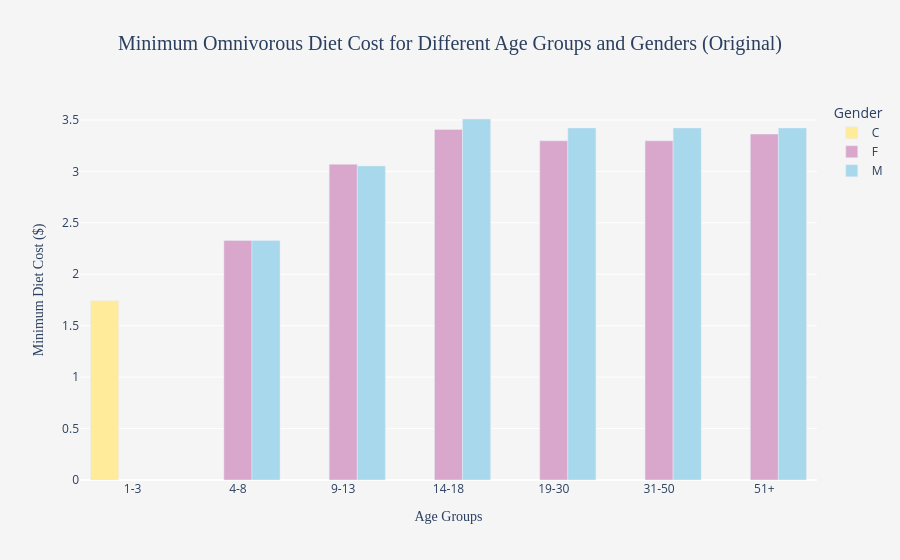

Source (notebook cell):
### Code cell
# non-static plot - Minimum Diet Cost for Different Age Groups and Genders

import plotly.express as px
import pandas as pd
import numpy as np

data = {
    'Age': ['1-3', '4-8', '4-8', '9-13', '9-13', '14-18', '14-18', '19-30', '19-30', '31-50', '31-50', '51+', '51+'],
    'Gender': ['C', 'F', 'M', 'F', 'M', 'F', 'M', 'F', 'M', 'F', 'M', 'F', 'M'],
    'Minimum Cost ($)': [1.742005, 2.327771, 2.327771, 3.069409, 3.053172, 3.406737, 3.509138, 3.297150, 3.422043, 3.297150, 3.422043, 3.363272, 3.422043]
}

df_results = pd.DataFrame(data)

fig = px.bar(df_results, x="Age", y="Minimum Cost ($)", color="Gender", 
             title="Minimum Omnivorous Diet Cost for Different Age Groups and Genders (Original)",
             labels={"Minimum Cost ($)": "Minimum Diet Cost ($)", "Age": "Age Groups"},
             color_discrete_map={"C": '#FFEB99', "F": "#D8A7CB", "M": "#A7D8EB"}) 

fig.update_layout(
    barmode='group',
    xaxis_tickangle=0,
    title_x=0.5,
    title_font=dict(size=20, family='Verdana'),
    xaxis_title_font=dict(size=14, family='Verdana'),
    yaxis_title_font=dict(size=14, family='Verdana'),
    legend_title=dict(text='Gender', font=dict(size=14)),
    legend=dict(title_font=dict(size=14)),
    plot_bgcolor='whitesmoke',  
    paper_bgcolor='whitesmoke'  
)

fig.show()

### Figure 1 — Plotly figure (JSON) as saved in the notebook; plotly's stock layout.template omitted (floating-point values rounded to 4 significant figures)
{"data": [{"hovertemplate": "Gender=C<br>Age Groups=%{x}<br>Minimum Diet Cost ($)=%{y}<extra></extra>", "legendgroup": "C", "marker": {"color": "#FFEB99", "pattern": {"shape": ""}}, "name": "C", "orientation": "v", "showlegend": true, "textposition": "auto", "x": ["1-3"], "xaxis": "x", "y": [1.742], "yaxis": "y", "type": "bar"}, {"hovertemplate": "Gender=F<br>Age Groups=%{x}<br>Minimum Diet Cost ($)=%{y}<extra></extra>", "legendgroup": "F", "marker": {"color": "#D8A7CB", "pattern": {"shape": ""}}, "name": "F", "orientation": "v", "showlegend": true, "textposition": "auto", "x": ["4-8", "9-13", "14-18", "19-30", "31-50", "51+"], "xaxis": "x", "y": [2.328, 3.069, 3.407, 3.297, 3.297, 3.363], "yaxis": "y", "type": "bar"}, {"hovertemplate": "Gender=M<br>Age Groups=%{x}<br>Minimum Diet Cost ($)=%{y}<extra></extra>", "legendgroup": "M", "marker": {"color": "#A7D8EB", "pattern": {"shape": ""}}, "name": "M", "orientation": "v", "showlegend": true, "textposition": "auto", "x": ["4-8", "9-13", "14-18", "19-30", "31-50", "51+"], "xaxis": "x", "y": [2.328, 3.053, 3.509, 3.422, 3.422, 3.422], "yaxis": "y", "type": "bar"}], "layout": {"xaxis": {"anchor": "y", "domain": [0, 1], "title": {"text": "Age Groups", "font": {"size": 14, "family": "Verdana"}}, "tickangle": 0}, "yaxis": {"anchor": "x", "domain": [0, 1], "title": {"text": "Minimum Diet Cost ($)", "font": {"size": 14, "family": "Verdana"}}}, "legend": {"title": {"text": "Gender", "font": {"size": 14}}, "tracegroupgap": 0}, "title": {"text": "Minimum Omnivorous Diet Cost for Different Age Groups and Genders (Original)", "font": {"size": 20, "family": "Verdana"}, "x": 0.5}, "barmode": "group", "plot_bgcolor": "whitesmoke", "paper_bgcolor": "whitesmoke"}}
